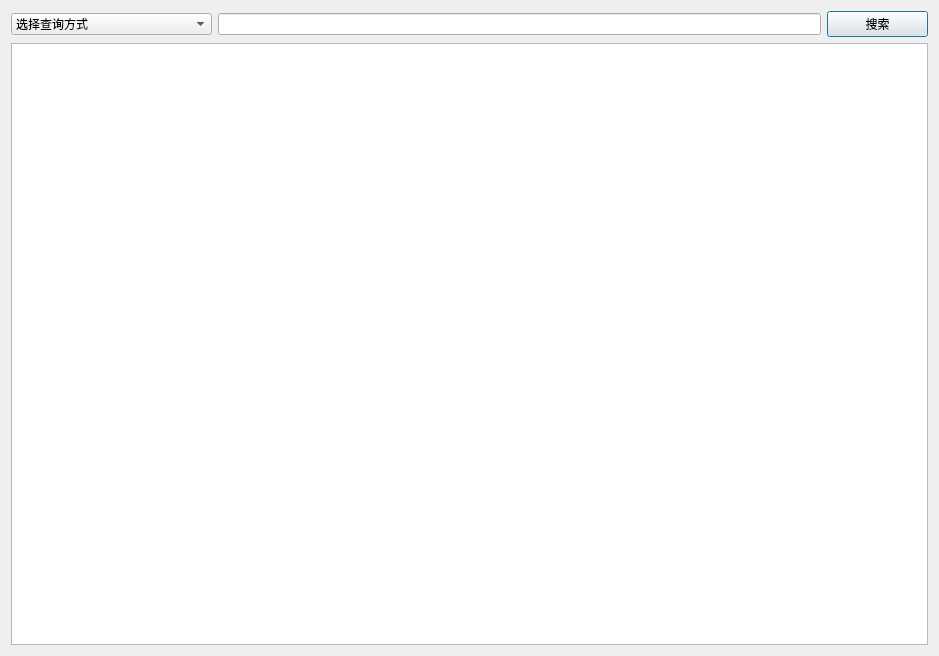
<?xml version="1.0" encoding="UTF-8"?>
<ui version="4.0">
 <class>Query</class>
 <widget class="QDialog" name="Query">
  <property name="geometry">
   <rect>
    <x>0</x>
    <y>0</y>
    <width>939</width>
    <height>656</height>
   </rect>
  </property>
  <property name="windowTitle">
   <string>Dialog</string>
  </property>
  <layout class="QVBoxLayout" name="verticalLayout">
   <item>
    <layout class="QHBoxLayout" name="horizontalLayout" stretch="2,6,1">
     <item>
      <widget class="QComboBox" name="root">
       <item>
        <property name="text">
         <string>选择查询方式</string>
        </property>
       </item>
       <item>
        <property name="text">
         <string>按姓名</string>
        </property>
       </item>
       <item>
        <property name="text">
         <string>按学号</string>
        </property>
       </item>
       <item>
        <property name="text">
         <string>按院系</string>
        </property>
       </item>
      </widget>
     </item>
     <item>
      <widget class="QLineEdit" name="content"/>
     </item>
     <item>
      <widget class="QPushButton" name="query">
       <property name="text">
        <string>搜索</string>
       </property>
      </widget>
     </item>
    </layout>
   </item>
   <item>
    <widget class="QTableView" name="tableView"/>
   </item>
  </layout>
 </widget>
 <resources/>
 <connections/>
</ui>
